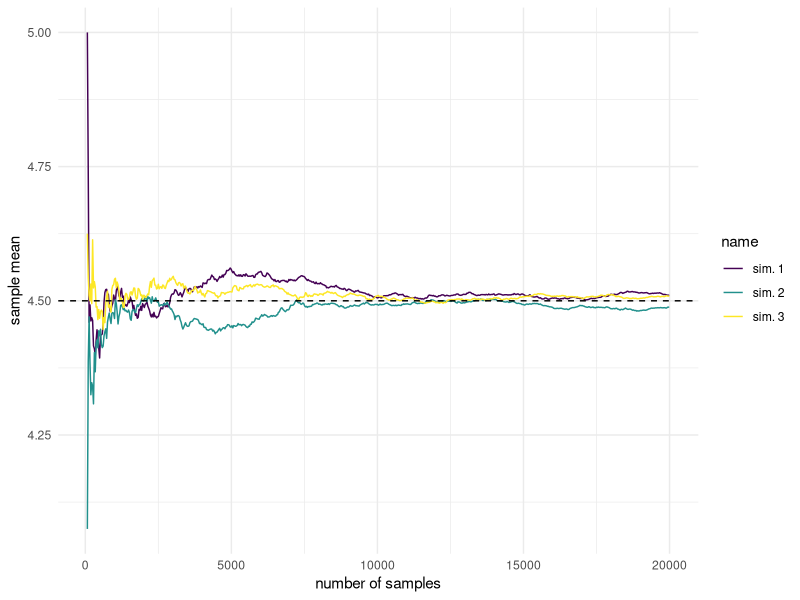
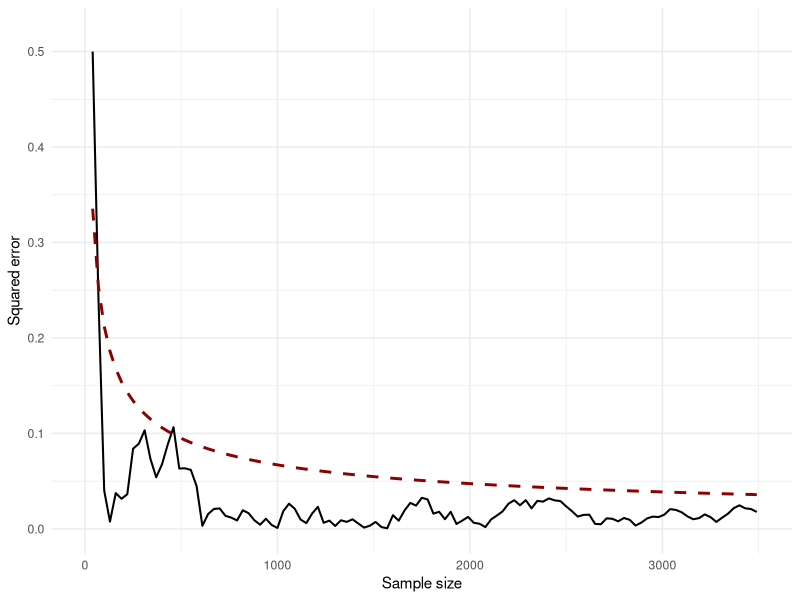
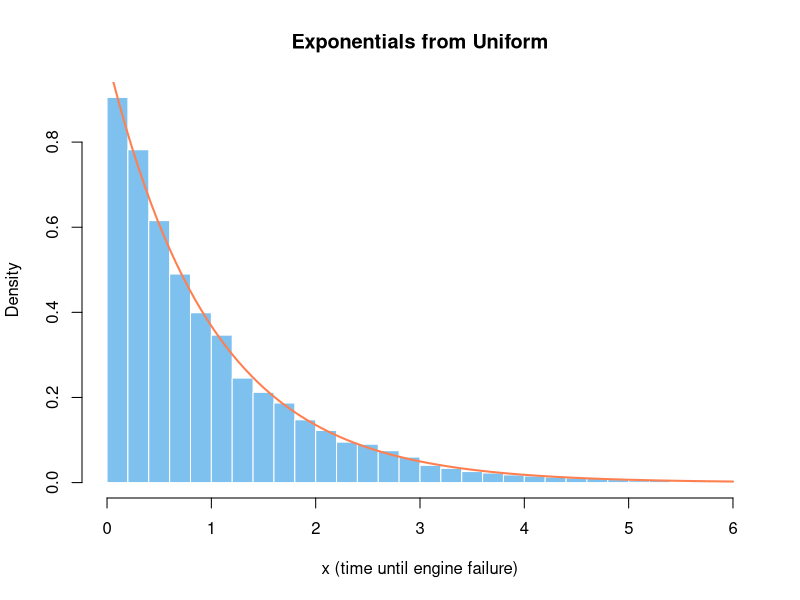
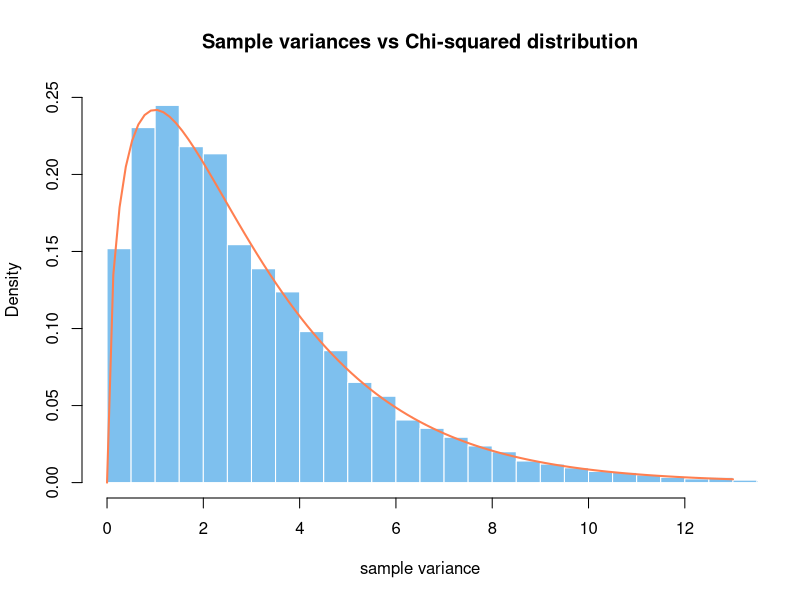
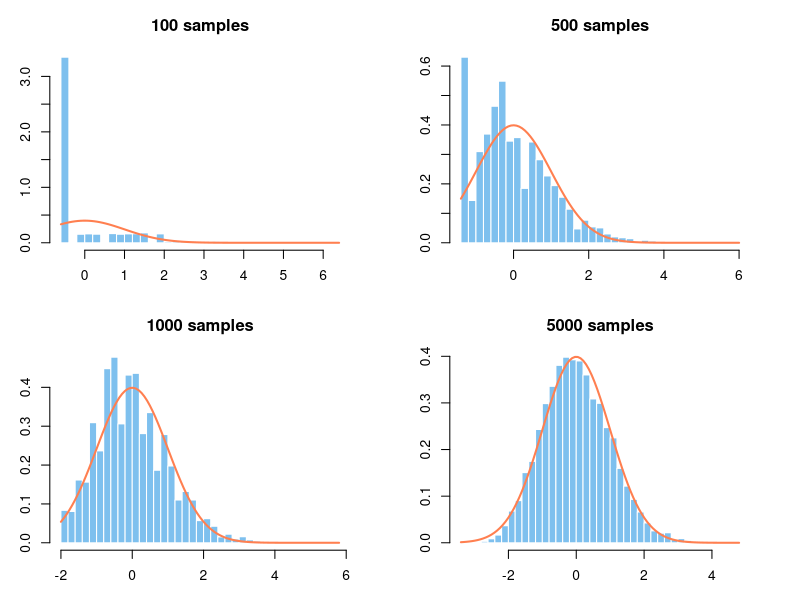

Generate these figures, in order, with R:
## ---- chunk 1
#| message: false
#| warning: false

library(tidyverse)
set.seed(137) 
nr_sim_pois <- 100000
lln_pois <- replicate(n = 3, {
    pois_sim <- rpois(nr_sim_pois, 4.5)
    seq(10, nr_sim_pois, 30) |> 
    sapply(\(x) pois_sim[1:x] |> mean())
}) |> data.frame() |> tibble()
## ---- chunk 2
#| code-fold: true
#| code-summary: Show visualization code
#| fig-cap: Notice the fluctuations at around n = 5000. This should not be unexpected, even when sampling from the true distribution

lln_pois |>
    mutate(nr_samples = 10 + row_number() * 30) |> 
    pivot_longer(cols = c("X1", "X2", "X3")) |> 
    mutate(name = case_when(
        name == "X1" ~ "sim. 1",
        name == "X2" ~ "sim. 2",
        name == "X3" ~ "sim. 3"
    )) |>
    filter(nr_samples > 60 & nr_samples < 20000) |>
    ggplot(aes(x = nr_samples, y = value, col = name)) + 
    geom_line() + 
    geom_hline(yintercept = 4.5, lty = "dashed") + 
    scale_color_viridis_d() +
    labs(x = "number of samples", y = "sample mean") + 
    theme_minimal()
## ---- chunk 3
#| code-fold: true
#| code-summary: Show code for squared error drop
#| fig-cap: We can compare the expected squared error curve vs the one we get in simulation. In practice, we care not only the asymptotic behavior, but how fast the average converges.
#| warning: false
#| message: false

lln_pois |> select(X1) |>
    mutate(nr_samples = 10 + (row_number() - 1) * 30) |> 
    filter(nr_samples >= 10 & nr_samples < 10000) |>
    mutate(
        theoretical = sqrt(4.5) / sqrt(nr_samples),
        simulated = sqrt((4.5 - X1)^2)
    ) |>
    ggplot() +
    geom_line(
        aes(x = nr_samples, y = simulated), 
        ol="grey70", linewidth = 0.7) +
    geom_line(
        aes(x = nr_samples, y = theoretical), 
        lty="dashed", col="darkred", linewidth = 1) +
    scale_color_viridis_d() +
    lims(x = c(0, 3500), y = c(0, 0.52)) +
    labs(x = "Sample size", y = "Squared error") +
    theme_minimal()
## ---- chunk 4
#| fig-cap: The red line is the theoretical PDF from R's dexp function
#| code-fold: true

-log(runif(1e4)) |> 
    hist(
        col = "skyblue2", border = "white", breaks = 50,
        freq = FALSE, main = "Exponentials from Uniform", 
        xlab = "x (time until engine failure)",
        xlim = c(0, 6)
    )
curve(dexp(x), col = "coral", lwd = 2, add = TRUE) 
## ---- chunk 5
#| fig-cap: Example from Speegle & Clair, Chapter 5. Sample variances for $n=4$, $\sigma = 9$, and $\mu = 5$.
#| code-fold: true

sample_size <- 4
sigma <- 9
lots_of_sigmas <- replicate(10000, 
    (sample_size - 1) / sigma^2 * sd(rnorm(sample_size, mean = 5, sd = 9))^2
)
hist(lots_of_sigmas,
    col = "skyblue2", border = "white", breaks = 50, freq = FALSE, 
    main = "Sample variances vs Chi-squared distribution",
    xlab = "sample variance",
    ylim = c(0, .25), xlim = c(0, 13)
)
curve(dchisq(x, df = 3), col = "coral", add = TRUE, lwd = 2)
## ---- chunk 6
#| fig-cap: Example from Speegle & Clair, Chapter 5. An example where we need a lot of samples to overcome the skewed distribution with outliers.  
#| code-fold: true

skewdata <- c(
    replicate(2000, 0),        # most customers buy nothing 
    rexp(200, rate = 1 / 10),  # some will buy a moderate amount
    seq(100000, 500000, 50000) # some very large purchases or errors
)

mu <- mean(skewdata)
sig <- sd(skewdata)

sim_purchases <- function(nr_samples) {
    Z <- replicate(10000, {
        Xbar <- sample(skewdata, nr_samples, replace=TRUE) |> mean()
        (Xbar - mu) / (sig / sqrt(nr_samples))
    })
    Z
}

par(mfrow = c(2, 2), mar = c(3, 3, 3, 3))

for (n in c(100, 500, 1000, 5000)) {
    hist(sim_purchases(n),
        col = "skyblue2", border = "white", breaks = 40, 
        probability = TRUE, 
        main = paste0(n, " samples"), xlab = ""
    )
    curve(dnorm(x), add = TRUE, col = "coral", lwd = 2)
}


